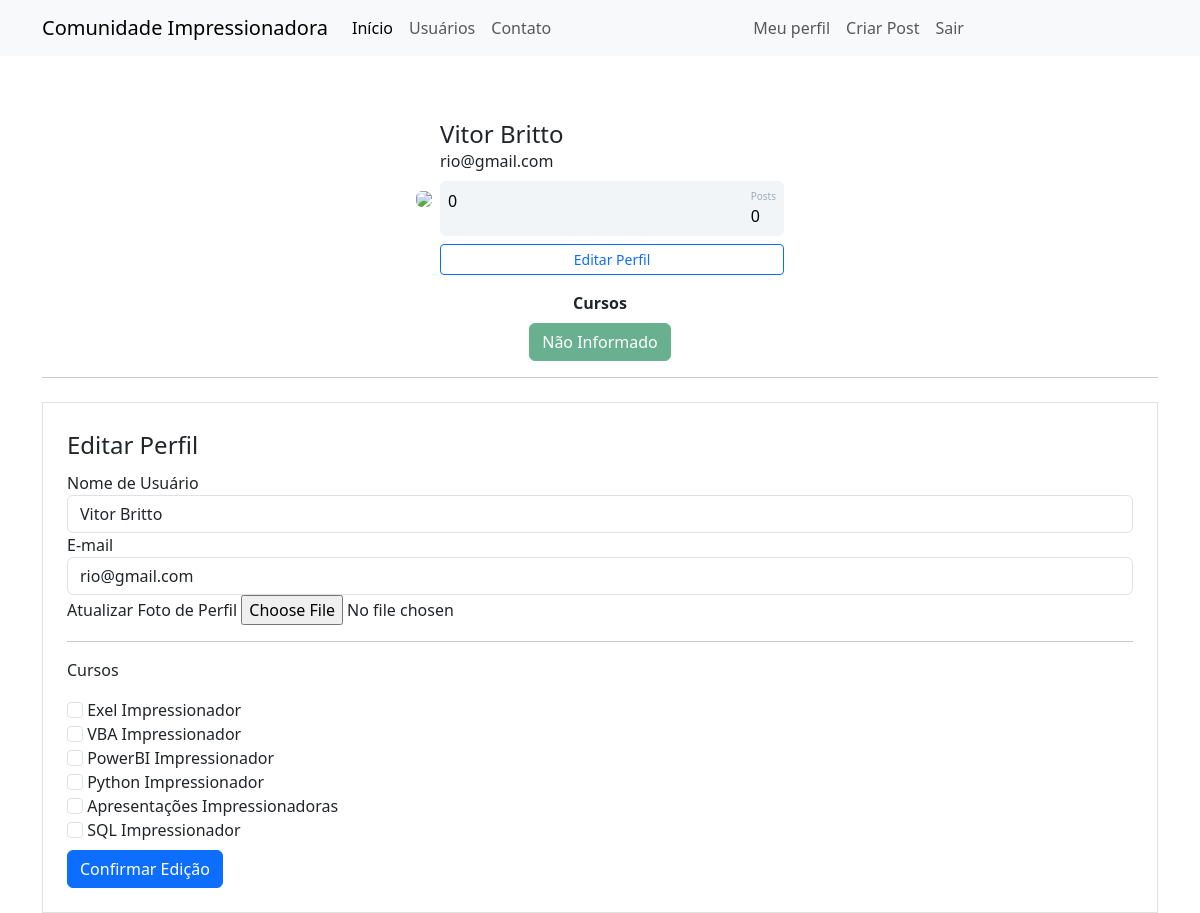
The app's page /perfil/editar (signed in), older data.
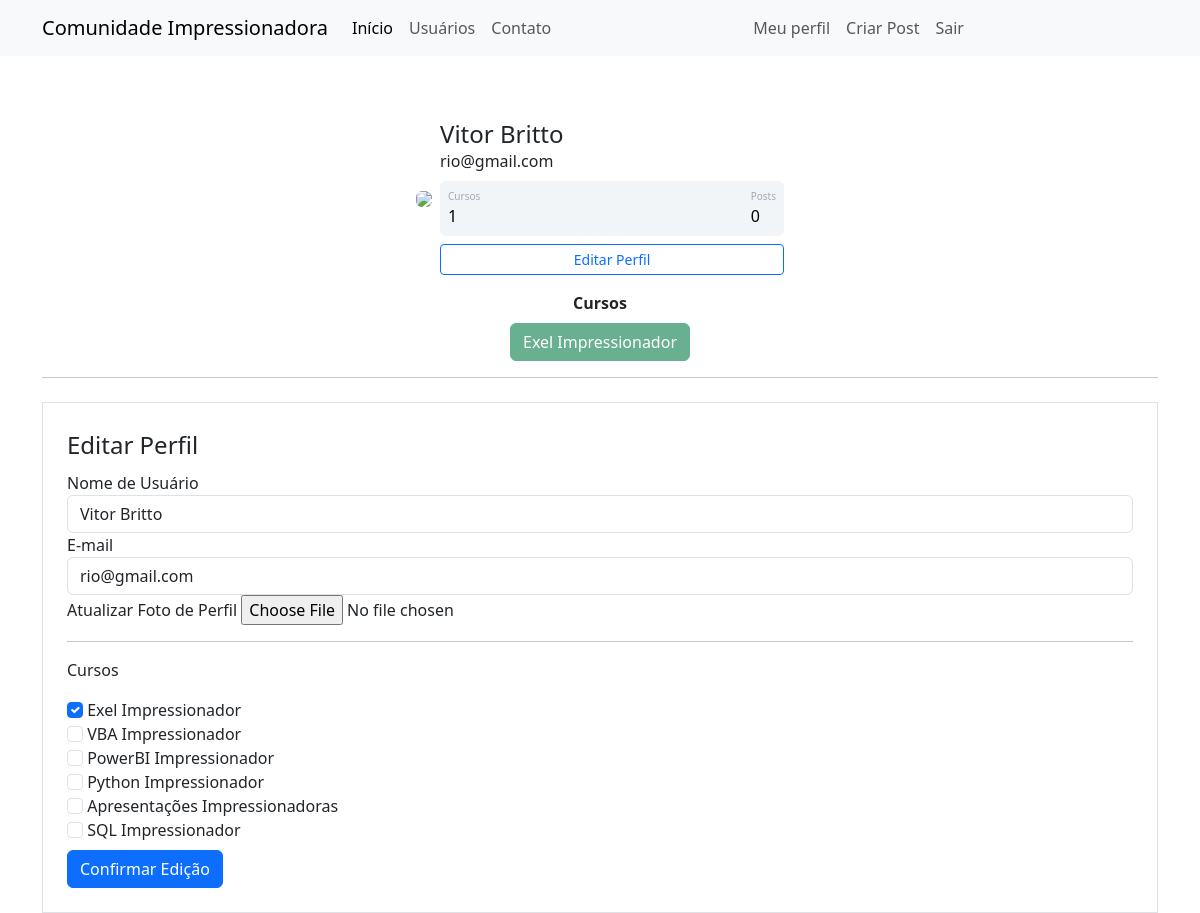
The same page, newer data.
### comunidadeimpressionadora/models.py (models this page shows)
class Usuario(database.Model, UserMixin):
    id = database.Column(database.Integer, primary_key=True)
    username = database.Column(database.String, nullable=False, unique=True) # Nullable mostra q esse campo sempre tem que ser preenchido
    email = database.Column(database.String, nullable=False, unique=True)
    senha = database.Column(database.String, nullable=False)
    foto_perfil = database.Column(database.String, default='default.jpg')
    posts = database.relationship('Post', backref='autor', lazy=True)
    curso = database.Column(database.String, nullable=False, default='Não Informado') # Default eh um valor padra oque vai ta predefinido no banco de dados

### comunidadeimpressionadora/routes.py (the view)
@app.route('/perfil/editar', methods=['GET', 'POST'])
@login_required
def editar_perfil():
    form = FormEditarPerfil()
    if form.validate_on_submit():
        current_user.email = form.email.data
        current_user.username = form.username.data
        if form.foto_perfil.data:
            nome_imagem = salvar_imagem(form.foto_perfil.data)
            current_user.foto_perfil = nome_imagem
        current_user.curso = atualizar_cursos(form)
        database.session.commit()
        flash('Perfil Atualizado com Sucesso!', 'alert-success')
        return redirect(url_for('perfil'))
    elif request.method == 'GET':
        form.username.data = current_user.username
        form.email.data = current_user.email
        for campo in form:
            if 'curso_' in campo.name:
                campo.checked = True if campo.label.text in current_user.curso else False
    foto_perfil = url_for('static', filename=f'fotos_perfil/{current_user.foto_perfil}')
    return render_template('editarperfil.html', foto_perfil=foto_perfil, form=form)

### comunidadeimpressionadora/forms.py (shortened to what this page needs)
class FormEditarPerfil(FlaskForm):
    username = StringField('Nome de Usuário', validators=[DataRequired(), Length(4, 20)])
    email = StringField('E-mail', validators=[DataRequired(), Email()])
    curso_exel = BooleanField('Exel Impressionador')
    curso_vba =  BooleanField('VBA Impressionador')
    curso_powerbi = BooleanField('PowerBI Impressionador')
    curso_python = BooleanField('Python Impressionador')
    curso_ppt = BooleanField('Apresentações Impressionadoras')
    curso_sql = BooleanField('SQL Impressionador')
    foto_perfil = FileField('Atualizar Foto de Perfil', validators=[FileAllowed(['jpg', 'png', 'jpeg'])])
    botao_submit_editarperfil = SubmitField('Confirmar Edição')

### comunidadeimpressionadora/models.py (called while the page is built)
@login_manager.user_loader
def load_usuario(id_usuario):
    return Usuario.query.get(int(id_usuario))

### comunidadeimpressionadora/templates/editarperfil.html (shortened to what this page needs)
{% extends 'perfil.html' %}
{% block form_editar_perfil %}
<div class="container">
        <hr>
        <div class="row">
            <div class="col">
                <form method="POST" action="" class="border p-4 mt-2" enctype="multipart/form-data">
                    <legend>Editar Perfil</legend>
                    <fieldset>
                        <div class="form-group">
                            {{ form.username.label(class="form-control-label") }}
                            {% if form.username.errors %}
                                {{ form.username(class="form-control is-invalid") }}
                            <div class="invalid-feedback">
                                {% for erro in form.username.errors %}
                                    {{ erro }}
                                {% endfor %}
                            </div>
                            {% else %}
                                {{ form.username(class="form-control") }}
                            {% endif %}
                        </div>
                        <div class="form-group">
                            {{ form.email.label(class="form-control-label") }}
                            {% if form.email.errors %}
                                {{ form.email(class="form-control is-invalid") }}
                            <div class="invalid-feedback">
                                {% for erro in form.email.errors %}
                                    {{ erro }}
                                {% endfor %}
                            </div>
                            {% else %}
                                {{ form.email(class="form-control") }}
                            {% endif %}
                        </div>
                        <div class="form-group">
                            {{ form.foto_perfil.label }}
                            {{ form.foto_perfil(class="form-control-file") }}
                        </div>
                        <hr>
                        <p>Cursos</p>
                        {% for campo in form  %}
                            {% if 'curso_' in campo.name %}
                                <div class="form-group">
                                      {{ campo(class="form-check-input") }}
                                      {{ campo.label(class="form-check-label") }}
                                </div>
                            {% endif %}
                        {% endfor %}
                    </fieldset>
                    {{ form.botao_submit_editarperfil(class="btn btn-primary mt-2") }}
                </form>
            </div>
        </div>
    </div>
{% endblock %}

### comunidadeimpressionadora/templates/perfil.html
{% extends 'base.html' %}
{% block body %}
    <div class="container mt-5 d-flex justify-content-center">
        <div class="card p-3">
            <div class="d-flex align-items-center">
                <div class="image pe-2"> <img src="{{ foto_perfil }}" class="rounded" width="200"> </div>
                <div class="ml-3 w-100">
                    <h4 class="mb-0 mt-0">{{ current_user.username }}</h4> <span>{{ current_user.email }}</span>
                    <div class="p-2 mt-2 bg-primary d-flex justify-content-between rounded text-white stats">
                        {% if current_user.curso in "Não Informado" %}
                            0
                        {% else %}
                            <div class="d-flex flex-column"> <span class="articles">Cursos</span> <span class="number1">{{ current_user.curso.count(';') + 1 }}</span> </div>
                        {% endif %}
                        <div class="d-flex flex-column"> <span class="rating">Posts</span> <span class="number3">0</span> </div>
                    </div>
                    <div class="button mt-2 d-flex flex-row align-items-center"><a class="w-100" href="{{ url_for('editar_perfil') }}"><button class="btn btn-sm btn-outline-primary w-100">Editar Perfil</button></a></div>
                </div>
            </div>
        </div>
    </div>
<div class="row justify-content-center">
    <div class="col-4" style="text-align: center;">
        <b>Cursos</b><br>
        {% for curso in current_user.curso.split(';') %}
            <button type="button" class="btn btn-success mt-2" disabled>{{ curso }}</button>
        {% endfor %}
    </div>
</div>
{% block form_editar_perfil %}
{% endblock %}
{% endblock %}

Row changes from the older to the newer data that the page shows:
changed Usuario "Vitor Britto": curso (not shown) → "1"; curso "Não Informado" → "Exel Impressionador"
Text that changed along with them:
form field curso_exel: "☐" → "☑"
text no longer shown: "0"
text now shown: "Cursos"
